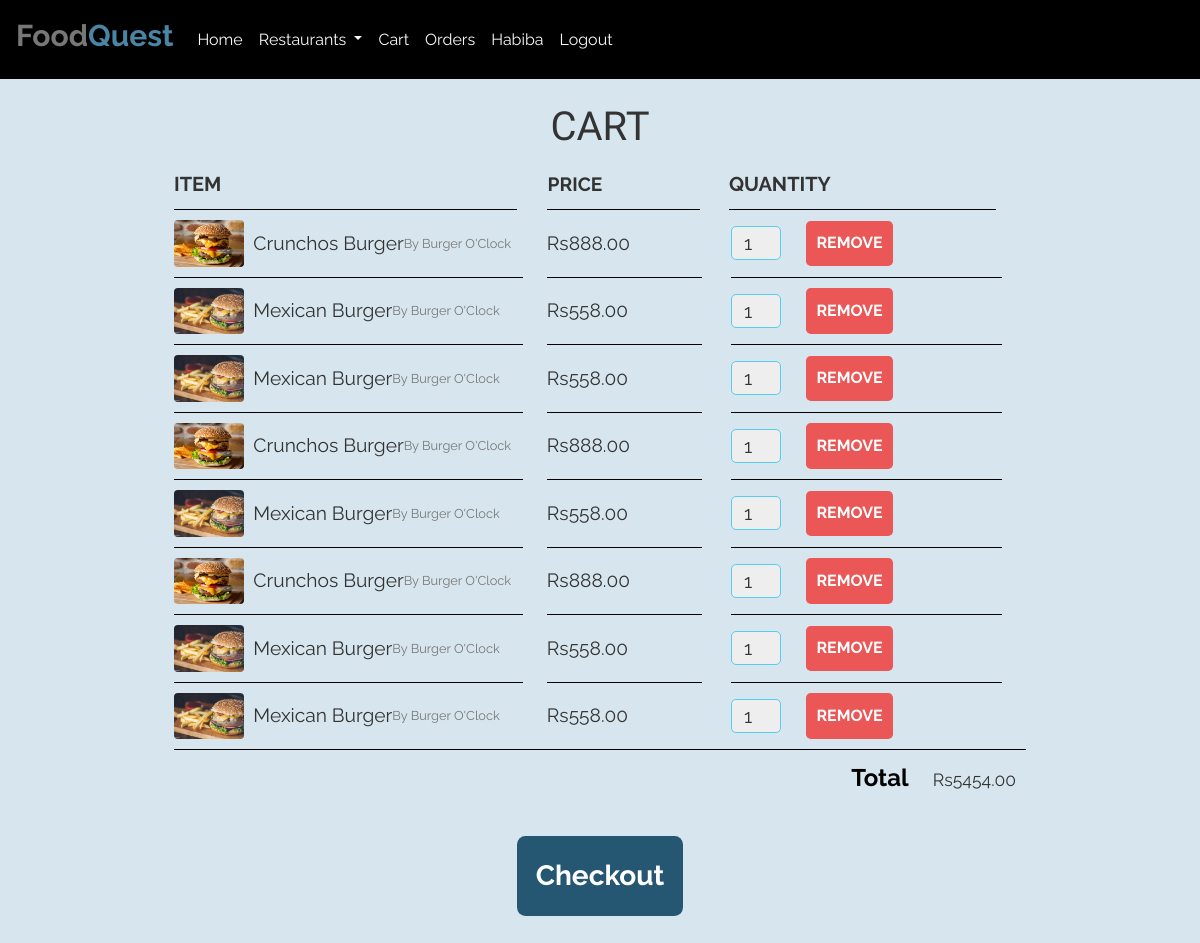
Screenshot of /cart/ (signed in) with the database file from the repository.
### user/models.py (models this page shows, shortened)
class User(AbstractUser):
    USER_TYPE_CHOICES = (
        (1, 'customer'),
        (2, 'seller'),
        (3, 'deliverer'),
        (4, 'admin'),
    )
    username = None
    user_type = models.PositiveSmallIntegerField(choices = USER_TYPE_CHOICES)
    email = models.EmailField(_('email address'), unique=True)
    USERNAME_FIELD = 'email'
    REQUIRED_FIELDS = []
    objects = UserManager()

### cart/models.py (models this page shows, shortened)
class Cart_Item(models.Model):
    product = models.ForeignKey(Product, on_delete = models.CASCADE)
    cart = models.ForeignKey(Cart, on_delete=models.CASCADE)
    quantity = models.PositiveSmallIntegerField(default = 1)
    total = models.DecimalField( max_digits = 20, decimal_places = 2 ,default=0)

class Product(models.Model):
    dish = models.ForeignKey(Dish, on_delete = models.CASCADE)

### seller/models.py (models this page shows, shortened)
class Dish(models.Model):
    restaurant = models.ForeignKey(Restaurant, on_delete=models.CASCADE)
    name = models.CharField(max_length=64)
    summary = models.CharField(max_length=250)
    nationality = models.PositiveSmallIntegerField(choices=Restaurant_category, default=1)
    no_of_serving = models.PositiveSmallIntegerField()
    picture = models.CharField(max_length=64)
    category = models.PositiveSmallIntegerField(choices=Dish_category, default=1)
    glutten_free = models.BooleanField(default=False)
    customizable = models.BooleanField(default=False)
    seller = models.ForeignKey(Seller, on_delete=models.CASCADE, related_name="cooks")
    price = models.FloatField()
    picture = models.ImageField(upload_to='dishes/%Y/%m/%d', max_length=255, blank=True, null=True)

class Restaurant(models.Model):
    name = models.CharField(max_length=100)
    address = models.CharField(max_length = 50)
    category = models.PositiveSmallIntegerField(choices = Restaurant_category)
    picture = models.ImageField(upload_to='dishes/%Y/%m/%d', max_length=255, blank=True, null=True)

### cart/views.py (the view)
# urls.py: path("", views.index, name="cart"),
def index(request):
    if not request.user.is_authenticated:
            context = {
                "restaurants": Restaurant.objects.all(),
            }
            messages.warning(request, "Please login to view cart.", context)
            return render(request, "cart/index.html")
    try:
        cart = Cart.objects.get(user=request.user)
        try:
            orders = Order.objects.filter(user=request.user)
            context = {
                "name": request.user.first_name,
                "cart_items": Cart_Item.objects.filter(cart=cart),
                "restaurants": Restaurant.objects.all(),
                'payment_choices': payment_choice,
                "orders": orders
            }
        except Order.DoesNotExist:
            context = {
                "name": request.user.first_name,
                "cart_items": Cart_Item.objects.filter(cart=cart),
                "restaurants": Restaurant.objects.all(),
                'payment_choices': payment_choice
            }
    except Cart.DoesNotExist:
        context = {
            "name": request.user.first_name,
            "restaurants": Restaurant.objects.all(),
            'payment_choices': payment_choice
        }
    return render(request, "cart/index.html", context)

### cart/templates/cart/index.html (shortened to what this page needs)
{% extends "user/layout.html"%}
{% load static %}
{% block content %}
<link rel="stylesheet" href="{% static 'cart/cart.css'%}">
{% if messages %}
{% for message in messages %}
<div class="alert alert-warning" role="alert">
  {{message}}
</div>
{% endfor %}
{% else %}
<section class="container content-section mt-4">
  <h2 class="section-header">CART</h2>
  <div class="cart-row">
    <span class="cart-item cart-header cart-column">ITEM</span>
    <span class="cart-price cart-header cart-column">PRICE</span>
    <span class="cart-quantity cart-header cart-column">QUANTITY</span>
  </div>
  <div class="cart-items">
    {% for cart_item in cart_items %}
    <div class="cart-row my-rows" id="{{ cart_item.id }}">
      <div class="cart-item cart-column">
        {% if cart_item.product.dish.picture.url %}
        <img class="img-fluid rounded" src="{{ cart_item.product.dish.picture.url }}"
          style="max-width: 20%; height:auto;">
        {% endif %}
        <span class="cart-item-title">{{cart_item.product.dish.name}}</span>
        <small>By {{ cart_item.product.dish.restaurant.name }}</small>
      </div>
      <span class="cart-price cart-column" data-="" id="product-price"
        data-price="{{ cart_item.product.dish.price }}">{{cart_item.product.dish.price}}</span>
      <div class="cart-quantity cart-column">
        <input class="cart-quantity-input" id="quantity" name="quantity" type="number" min="1" max="50" value="1">
        <button class="btn btn-danger cancel" type="button">REMOVE</button>
      </div>
    </div>
    {% endfor%}
  </div>
  <div class="cart-total">
    <strong class="cart-total-title">Total</strong>
    <span class="cart-total-price" name="total" id="total">$0</span>
  </div>
  <button class="btn btn-primary btn-purchase" style="background-color:#265772 !important;"
    type="button">Checkout</button>
</section>
{% endif %}
{% endblock %}

### user/templates/user/layout.html (shortened to what this page needs)
{% load static %}
<!DOCTYPE html>
<html lang="en">
    <head>
        <link rel="stylesheet" href="https://stackpath.bootstrapcdn.com/bootstrap/4.5.0/css/bootstrap.min.css"
>
        <link rel="stylesheet" href="{% static 'user/style.css' %}">
        <link rel="stylesheet" href="{% static 'user/mainstyle.css' %}">
        <link rel="stylesheet" href="{% static 'user/style ariba.css' %}">
    </head>
    <body  class="body overall" id="top" style=" background-color: #D7E6EE;
    color: #4B85A4;">
        <nav class="navbar container-fluid navbar-expand-lg navbar-dark bg-dark" style="background-color:black !important;" >
            <a class="navbar-brand"  style="font-size: 30px" href="{% url 'user_index'%}"><b>Food<label style="Color: #4B85A4">Quest</label></b></a>
            <div class="collapse navbar-collapse" id="navbarSupportedContent">
                <ul class="navbar-nav mr-auto">
                    <li class="nav-item active">
                        <a class="nav-link text-light" href="{% url 'user_index'%}">Home <span class="sr-only">(current)</span></a>
                    </li>
                    <li class="nav-item dropdown">
                        <a class="nav-link text-light dropdown-toggle" href="#" id="navbarDropdown" role="button"
                            data-toggle="dropdown" aria-haspopup="true" aria-expanded="false">
                            Restaurants
                        </a>
                    </li>
                    <li class="nav-item">
                        <a class="nav-link text-light" href="{% url 'cart' %}">Cart</a>
                    </li>
                    {% if request.user.is_authenticated %}
                        <li class="nav-item">
                            <a class="nav-link text-light" href="{% url 'vieworders'%}">Orders</a>
                        </li>
                        <li class="nav-item">
                            <a class="nav-link text-light" href="{% url 'user_index'%}">{{ name }}</a>
                        </li>
                        <li class="nav-item">
                            <a class="nav-link text-light" href="{% url 'logout_user'%}">Logout</a>
                        </li>
                    {% endif %}
                </ul>
            </div>
        </nav>
        {% block content %}
        {% endblock%}
    </body>
</html>

### user/static/user/mainstyle.css (style rules this page uses)
body { background-color: #D7E6EE; color: #4B85A4; }

### user/static/user/style ariba.css (style rules this page uses)
.overall { background-color: #D7E6EE; }

### cart/static/cart/cart.css (style rules this page uses)
* { box-sizing: border-box; font-family: Raleway; color: #777; }
html, body { margin: 0; padding: 0; min-height: 100%; }
.content-section { margin: 1em; }
.container { max-width: 900px; margin: 0 auto; padding: 0 1.5em; }
.section-header { font-family: "Metal Mania"; font-weight: normal; color: #333; text-align: center; font-size: 2.5em; }
.btn { text-align: center; vertical-align: middle; padding: .67em .67em; cursor: pointer; }
.btn-primary { color: white; background-color: #56CCF2; border: none; border-radius: .3em; font-weight: bold; }
.cart-header { font-weight: bold; font-size: 1.25em; color: #333; }
.cart-column { display: flex; align-items: center; border-bottom: 1px solid black; margin-right: 1.5em; padding-bottom: 10px; margin-top: 10px; }
.cart-row { display: flex; }
.cart-item { width: 45%; }
.cart-price { width: 20%; font-size: 1.2em; color: #333; }
.cart-quantity { width: 35%; }
.cart-item-title { color: #333; margin-left: .5em; font-size: 1.2em; }
.btn-danger { color: white; background-color: #EB5757; border: none; border-radius: .3em; font-weight: bold; }
.cart-quantity-input { height: 34px; width: 50px; border-radius: 5px; border: 1px solid #56CCF2; background-color: #eee; color: #333; padding: 0; text-align: center; font-size: 1.2em; margin-right: 25px; }
.cart-row:last-child { border-bottom: 1px solid black; }
.cart-row:last-child .cart-column { border: none; }
.cart-total { text-align: end; margin-top: 10px; margin-right: 10px; }
.cart-total-title { font-weight: bold; font-size: 1.5em; color: black; margin-right: 20px; }
.cart-total-price { color: #333; font-size: 1.1em; }
.btn-purchase { display: block; margin: 40px auto 80px auto; font-size: 1.75em; }

### rows the page displays
User: first_name "Habiba"
Cart_Item: product.dish.picture (picture), product.dish.name "Crunchos Burger", product.dish.restaurant.name "Burger O'Clock"
Cart_Item: product.dish.picture (picture), product.dish.name "Mexican Burger", product.dish.restaurant.name "Burger O'Clock"
Cart_Item: product.dish.picture (picture), product.dish.name "Mexican Burger", product.dish.restaurant.name "Burger O'Clock"
Cart_Item: product.dish.picture (picture), product.dish.name "Crunchos Burger", product.dish.restaurant.name "Burger O'Clock"
Cart_Item: product.dish.picture (picture), product.dish.name "Mexican Burger", product.dish.restaurant.name "Burger O'Clock"
Cart_Item: product.dish.picture (picture), product.dish.name "Crunchos Burger", product.dish.restaurant.name "Burger O'Clock"
Cart_Item: product.dish.picture (picture), product.dish.name "Mexican Burger", product.dish.restaurant.name "Burger O'Clock"
Cart_Item: product.dish.picture (picture), product.dish.name "Mexican Burger", product.dish.restaurant.name "Burger O'Clock"
